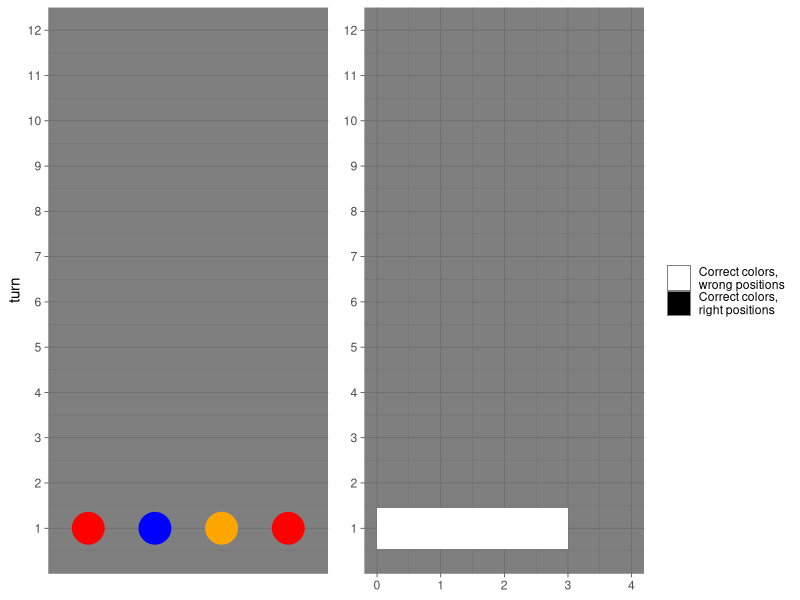

Write R code to recreate this figure.
# class representing a game log for one game
GameLog <- R6::R6Class("GameLog",
  private = list(
    .max_turns = NA,
    .code_length = NA
  ),
  public = list(
    events = NA,
    initialize = function(time,
                          code_length,
                          max_turns) {
      # check input
      checkmate::assert_posixct(time, upper = Sys.time())
      checkmate::assert_integerish(code_length,
        len = 1,
        any.missing = FALSE,
        lower = 2
      )

      checkmate::assert_count(max_turns, positive = TRUE)

      # construct data with the right dimensions                                                        lower = 2)
      event_matrix <- matrix(NA, nrow = 0, ncol = code_length + 4)
      event_data <- data.frame(event_matrix)
      # add log entry for starting the game
      first_entry <- c(
        list(time, "start new game"),
        as.list(rep(NA, code_length)),
        list(0, 0, max_turns)
      )
      event_data <- rbind(event_data, first_entry)
      # add meaningful names
      names(event_data) <- c(
        "time", "event",
        paste("pos", seq_len(code_length), sep = ""),
        "positions_correct",
        "colors_correct",
        "remaining_turns"
      )
      # change format of time
      event_data$time <- as.POSIXct(event_data$time, origin = "1970/01/01")
      # assign it to the events attribute
      self$events <- event_data
      # assign max_turns and code_length to the corresponding attributes
      private$.max_turns <- max_turns
      private$.code_length <- code_length
    },
    new_event = function(time,
                         event_name,
                         guesses,
                         pos_correct,
                         col_correct,
                         turns) {
      # check input
      checkmate::assert_posixct(time, upper = Sys.time())
      checkmate::assert_choice(event_name, c(
        "guess",
        "game won",
        "game lost"
      ))
      checkmate::assert_character(guesses, min.chars = 1)
      checkmate::assert_count(pos_correct)
      checkmate::assert_count(col_correct)
      checkmate::assert_count(turns)

      # add to game log
      new_entry <- c(
        list(time, event_name),
        as.list(guesses),
        list(pos_correct, col_correct, turns)
      )
      self$events <- rbind(self$events, new_entry)
    },
    print = function() {
      print(self$events)
    },
    plot = function() {
      # check if there have already been guesses made
      if (nrow(self$events) == 1) {
        stop("No guesses have been made yet")
      }
      # save variables in calling environment for easier readability
      max_turns <- private$.max_turns
      code_length <- private$.code_length
      # get columns which contain color-guesses
      pos_columns <- stringr::str_detect(names(self$events), "^pos[:digit:]+")
      pos_columns <- self$events[-1, pos_columns]
      # create grid for plot of guesses
      guesses_grid <- data.frame(tidyr::pivot_longer(pos_columns,
        cols = names(pos_columns)
      ))
      # add turn variable
      guesses_grid$turn <- rep(seq_len(nrow(pos_columns)), each = code_length)
      # rename variables
      names(guesses_grid) <- c("position", "color", "turn")
      # compute a visually attractive number of breaks for turn axis
      turn_break_steps <- ceiling(max_turns / 12)
      turn_breaks <- seq(1, max_turns, by = turn_break_steps)
      # compute a nice size for the dots
      dot_size <- min(50 / code_length,
                      12.5 * 10 / max_turns)
      # plot colors in grid
      guess_plot <- ggplot2::ggplot(
        data = guesses_grid,
        mapping = ggplot2::aes(turn,
          position,
          color = color
        )
      ) +
        # change according to guess
        ggplot2::scale_color_manual(
          breaks = unique(guesses_grid$color),
          values = unique(guesses_grid$color)
        ) +
        ggplot2::geom_point(size = dot_size) +
        ggplot2::scale_y_discrete(name = NULL,
                                  breaks = NULL) +
        # extend axis to maximal allowed turns manually
        ggplot2::scale_x_continuous(
          name = "turn",
          breaks = turn_breaks,
          limits = c(0, max_turns + 0.5),
          # expand is necessary for axis being on the same height
          expand = ggplot2::expansion(add = 0)
        ) +
        ggplot2::theme_dark() +
        ggplot2::theme(legend.position = "none") +
        ggplot2::coord_flip()

      # extract feedback information from events
      feedback_information <- self$events[-1, c("positions_correct", "colors_correct")]
      # transform into long format
      feedback_long <- data.frame(tidyr::pivot_longer(feedback_information,
        cols = names(feedback_information)
      ))
      # add turn variable
      feedback_long$turn <- rep(seq_len(nrow(feedback_information)), each = 2)
      # rename variables
      names(feedback_long) <- c("feedback_type", "frequency", "turn")
      # plot bar chart showing frequencys
      feedback_plot <- ggplot2::ggplot(feedback_long, mapping = ggplot2::aes(turn,
        frequency,
        fill = feedback_type
      )) +
        ggplot2::geom_bar(position = "stack", stat = "identity") +
        ggplot2::scale_y_continuous(
          name = NULL,
          breaks = seq(0, code_length),
          limits = c(0, code_length)
        ) +
        ggplot2::scale_x_continuous(
          name = NULL,
          breaks = turn_breaks,
          limits = c(0, max_turns + 0.5),
          # expand is necessary for axis being on the same height
          expand = ggplot2::expansion(add = 0)
        ) +
        # change the title, labels and colors of legend
        ggplot2::theme(legend.title = ggplot2::element_blank()) +
        ggplot2::scale_fill_manual(
          labels = c("Correct colors,\nwrong positions",
                     "Correct colors,\nright positions"),
          values = c("white", "black")
        ) +
        ggplot2::theme_dark() +
        ggplot2::theme(legend.title = ggplot2::element_blank()) +
        ggplot2::coord_flip()

      # Combine the plots
      g <- gridExtra::gtable_cbind(ggplot2::ggplotGrob(guess_plot),
        ggplot2::ggplotGrob(feedback_plot),
        size = "max"
      )

      # Draw it
      grid::grid.newpage()
      grid::grid.draw(g)
    }
  )
)

# Class representing a score board for a specific configuration of games
ScoreBoard <- R6::R6Class("ScoreBoard",
  private = list(
    .n_colors = NA,
    .code_length = NA,
    .allow_duplicates = NA,
    .scores = NA
  ),
  public = list(
    initialize = function(colors,
                          code_length,
                          allow_duplicates) {
      # input  checking
      # currently are maximal 12 different colors available
      checkmate::assert_integerish(colors,
        len = 1,
        any.missing = FALSE,
        lower = 2,
        upper = 12
      )
      checkmate::assert_integerish(code_length,
        len = 1,
        any.missing = FALSE,
        lower = 2
      )
      checkmate::assert_flag(allow_duplicates)

      # assign values
      private$.n_colors <- colors
      private$.code_length <- code_length
      private$.allow_duplicates <- allow_duplicates

      # create score table
      private$.scores <- data.frame(matrix(NA, 0, 4))
    },
    print = function() {
      print(private$.scores)
    },
    new_entry = function(date,
                         player_name,
                         turns_played,
                         game_duration) {
      # check input
      checkmate::assert_character(player_name,
        len = 1,
        min.chars = 1, any.missing = FALSE
      )

      # if date has a tzone attribute, delete it, so that assertion will work
      attributes(date)$tzone <- NULL

      # proceed with input checks
      checkmate::assert_posixct(date, upper = Sys.time())
      checkmate::assert_count(turns_played, positive = TRUE)
      checkmate::assert_number(game_duration)
      checkmate::assert_class(game_duration, "Duration")

      # add values to score board
      score_board <- rbind(private$.scores, list(
        date,
        player_name,
        turns_played,
        game_duration
      ))
      # after first entries names must be set
      if (nrow(score_board) == 1) {
        names(score_board) <- c(
          "date",
          "player",
          "turns_played",
          "game_duration"
        )
        # change format of time
        score_board$date <- as.POSIXct(score_board$date,
          origin = "1970/01/01"
        )
      }
      score_board <- dplyr::arrange(
        score_board,
        turns_played,
        game_duration
      )
      private$.scores <- score_board
    }
  ),
  # access the attributes via active bindings from outside the class
  active = list(
    n_colors = function() {
      private$.n_colors
    },
    code_length = function() {
      private$.code_length
    },
    allow_duplicates = function() {
      private$.allow_duplicates
    }
  )
)


# class representing a game of Mastermind
Game <- R6::R6Class("Game",
  private = list(
    .player = NA,
    .n_colors = NA,
    .colors = NA,
    .code_length = NA,
    .allow_duplicates = NA,
    .max_turns = NA,
    .code = NA,
    .turns_played = NA,
    .game_log = NA,
    find_score_board = function() {
      # find all environment objects
      environments <- ls.str(mode = "environment", envir = globalenv())
      # loop over environments to find the score boards and check their configs
      for (object_name in environments) {
        object <- eval(parse(text = object_name))
        # if the object is a ScoreBoard, check its configuration
        if (class(object)[[1]] == "ScoreBoard") {
          # if the configuration fits return the object
          if (object$n_colors == private$.n_colors &&
            object$code_length == private$.code_length &&
            object$allow_duplicates == private$.allow_duplicates) {
            return(object)
          }
        }
      }
      # otherwise return an error
      stop("corresponding score board not found")
    }
  ),
  public = list(
    # used to open a new game
    initialize = function(player_name,
                          colors = 6,
                          code_length = 4,
                          allow_duplicates = TRUE,
                          max_turns = 12) {

      # check input
      checkmate::assert_character(player_name,
        len = 1,
        min.chars = 1, any.missing = FALSE
      )
      checkmate::assert_flag(allow_duplicates)
      # colors must be either a numeric value or a vector of colors
      # currently are maximal 12 different colors available
      checkmate::assert(
        checkmate::check_integerish(colors,
          len = 1,
          any.missing = FALSE,
          lower = 2,
          upper = 12
        ),
        checkmate::check_subset(colors, colors())
      )
      # if no duplicates are allowed in the code,
      # the length of the code is restricted to the number of colors
      checkmate::assert_integerish(code_length,
        len = 1,
        any.missing = FALSE,
        lower = 2,
        upper = ifelse(allow_duplicates, Inf,
                       ifelse(is.numeric(colors), colors, length(colors)))
      )
      checkmate::assert_count(max_turns,
        positive = TRUE
      )
      # set variables
      private$.player <- player_name

      # if colors is a number create a palette
      if (is.numeric(colors)) {
        # default list of colors
        potential_colors <-
          c(
            "red", "blue", "yellow", "green", "orange", "white",
            "purple", "brown", "pink", "cyan", "magenta", "turquoise"
          )

        private$.n_colors <- colors
        private$.colors <- potential_colors[seq_len(colors)]
      } else {
        # otherwise use the colors
        private$.n_colors <- length(colors)
        private$.colors <- colors
      }

      private$.code_length <- code_length
      private$.allow_duplicates <- allow_duplicates
      private$.max_turns <- max_turns
      private$.turns_played <- 0
      private$.game_log <- GameLog$new(
        Sys.time(),
        code_length,
        max_turns
      )

      # generate randomized code
      private$.code <- sample(private$.colors,
        size = code_length,
        replace = allow_duplicates
      )
      # print game setup
      cat("Setup game... \n")
      cat("Use colors {", private$.colors, "} for guesses \n")
    },
    # prints information on the current game, without showing the code
    print = function() {
      cat("Player Name: ", private$.player, "\n")
      cat("Allowed colors: ", private$.colors, "\n")
      cat("Code length: ", private$.code_length, "\n")
      cat("Duplicates allowed: ", private$.allow_duplicates, "\n")
      cat("Maximum of turns: ", private$.max_turns, "\n")
      cat("Turns played: ", private$.turns_played, "\n")
      cat("Turns remaining: ", private$.max_turns - private$.turns_played)
    },
    plot = function() {
      # simply uses the plot method on .game_log
      private$.game_log$plot()
    },
    # reset current game (new code with same configurations)
    reset = function() {
      private$.code <- sample(private$.colors,
        size = private$.code_length,
        replace = private$.allow_duplicates
      )
      private$.turns_played <- 0
      private$.game_log <- GameLog$new(
        Sys.time(),
        private$.code_length,
        private$.max_turns
      )
      cat("Reset game... \n")
      cat("Use colors {", private$.colors, "} for guesses \n")
    },
    # method to guess the code
    guess = function(..., show_logs = FALSE) {
      guess <- c(...)
      ## check input
      # the guess must have the same length as the code
      checkmate::assert_character(guess,
        len = private$.code_length
      )
      # all entries of the vector must be in the pre-defined colors
      checkmate::assert_subset(guess, private$.colors)
      # check show_legs to be a logical value
      checkmate::assert_flag(show_logs)
      # check duplicates are not allowed check if condition is fulfilled
      if (!(private$.allow_duplicates)) {
        if (!identical(guess, unique(guess))) {
          stop("'guess' invalid: duplicates are not allowed")
        }
      }
      # increase played turns
      private$.turns_played <- private$.turns_played + 1
      # turns left
      turns_left <- private$.max_turns - private$.turns_played
      # compare guess with the code
      code <- private$.code
      # number of right colors at right position
      correct_pos <- sum(guess == code)
      # number of right colors at wrong position
      remaining_code <- code[guess != code]
      remaining_guess <- guess[guess != code]
      correct_col <- 0
      for (color in remaining_guess) {
        i <- 1
        while (i <= length(remaining_code)) {
          if (color == remaining_code[i]) {
            correct_col <- correct_col + 1
            remaining_code <- remaining_code[-i]
            break
          }
          i <- i + 1
        }
      }
      if (correct_pos == private$.code_length) {
        # compute game duration
        events <- private$.game_log$events
        start_time <- events[1, 1]
        end_time <- Sys.time()
        time_score <- lubridate::as.duration(difftime(end_time, start_time))

        # add entry to game log
        private$.game_log$new_event(
          end_time,
          "game won",
          guess,
          correct_pos,
          correct_col,
          turns_left
        )

        # look if the score board for this configuration already exists
        score_board <- try(private$find_score_board(), silent = TRUE)
        # if score_board is not found create it
        if (class(score_board)[[1]] == "try-error") {
          score_board_name <- paste("score_board",
            private$.n_colors,
            private$.code_length,
            private$.allow_duplicates,
            sep = "_"
          )
          assign(score_board_name, ScoreBoard$new(
            private$.n_colors,
            private$.code_length,
            private$.allow_duplicates
          ),
          envir = globalenv()
          )
          score_board <- eval(parse(text = score_board_name))
        }

        # add new entry to score_board
        score_board$new_entry(
          start_time,
          private$.player,
          private$.turns_played,
          time_score
        )

        # plot guess
        private$.game_log$plot()

        # print congratulations and game stats
        cat("Congratulations! You have won the game! \n")
        cat("\n Game stats: \n")
        self$print()
        cat("\n")
        cat(paste("Finished in: ", time_score))
        cat("\n\n")
        self$reset()
      }
      else if (turns_left == 0) {
        # compute game duration
        events <- private$.game_log$events
        start_time <- events[1, 1]
        end_time <- Sys.time()
        time_score <- lubridate::as.duration(difftime(end_time, start_time))

        # add entry to game log
        private$.game_log$new_event(
          end_time,
          "game lost",
          guess,
          correct_pos,
          correct_col,
          turns_left
        )

        # plot guess
        private$.game_log$plot()

        # print GAME OVER message and game stats
        cat("GAME OVER \n")
        cat("The actual code was: ", private$.code, "\n")
        cat("\n Game stats: \n")
        self$print()
        cat("\n")
        cat(paste("Game duration: ", time_score))
      } else {
        # add entry to game log
        private$.game_log$new_event(
          Sys.time(),
          "guess",
          guess,
          correct_pos,
          correct_col,
          turns_left
        )
        # print game log if show_logs is set to TRUE
        if (show_logs) {
          private$.game_log$print()
        }
        # plot guess
        private$.game_log$plot()
      }
    }
  ),
  # active binding to print game log
  active = list(
    game_log = function() {
      private$.game_log
    }
  )
)

# play casual
game2 <- Game$new("marc")
game2$guess("red", "blue", "orange", "red")
